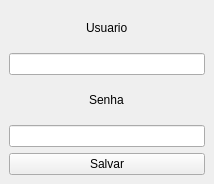
<?xml version="1.0" encoding="UTF-8"?>
<ui version="4.0">
 <class>MainWindow</class>
 <widget class="QMainWindow" name="MainWindow">
  <property name="geometry">
   <rect>
    <x>0</x>
    <y>0</y>
    <width>214</width>
    <height>184</height>
   </rect>
  </property>
  <property name="windowTitle">
   <string>MainWindow</string>
  </property>
  <widget class="QWidget" name="centralwidget">
   <layout class="QGridLayout" name="gridLayout">
    <item row="0" column="0" alignment="Qt::AlignHCenter|Qt::AlignVCenter">
     <widget class="QLabel" name="label">
      <property name="text">
       <string>Usuario</string>
      </property>
     </widget>
    </item>
    <item row="1" column="0">
     <widget class="QLineEdit" name="Usuario"/>
    </item>
    <item row="2" column="0" alignment="Qt::AlignHCenter|Qt::AlignVCenter">
     <widget class="QLabel" name="label_2">
      <property name="text">
       <string>Senha</string>
      </property>
     </widget>
    </item>
    <item row="3" column="0">
     <widget class="QLineEdit" name="senha"/>
    </item>
    <item row="4" column="0">
     <widget class="QPushButton" name="Salvar">
      <property name="text">
       <string>Salvar</string>
      </property>
     </widget>
    </item>
   </layout>
  </widget>
 </widget>
 <resources/>
 <connections/>
</ui>
